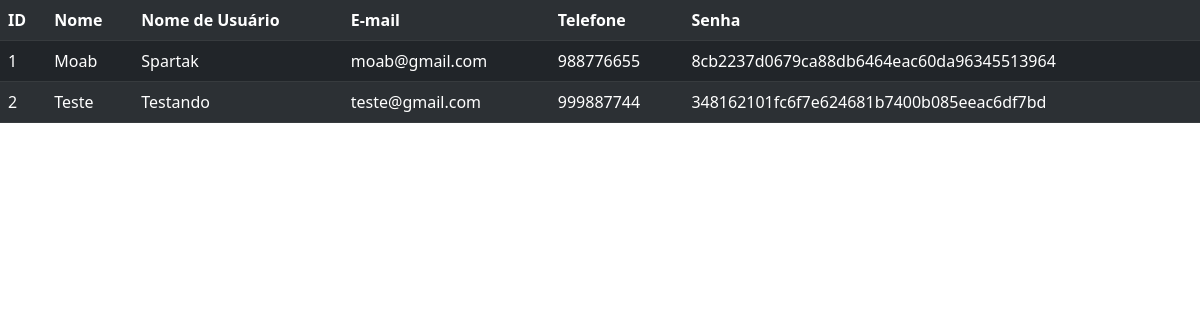
Page /usuario/listar (signed in) on the committed database.
### Usuarios.py (models this page shows)
class Usuario(db.Model):
    id = db.Column(db.Integer, primary_key=True)
    nome = db.Column(db.String(200), unique=False, nullable=False)
    username = db.Column(db.String(80), unique=True, nullable=False)
    email = db.Column(db.String(120), unique=True, nullable=True)
    telefone = db.Column(db.String(20), unique=False, nullable=True)
    senha = db.Column(db.String(80), unique=False, nullable=False)
    status = db.Column(db.Boolean, default=False)
    emprestimos = db.relationship('Emprestimo', backref='usuario', lazy=True)

### app.py (the view)
@app.route('/usuario/listar')
def listar_usuarios():
    if session.get('autenticado', False) == False:
        return (redirect(url_for('login')))
    usuarios = Usuario.query.order_by(Usuario.nome).all()
    return(render_template('usuarios.html', usuarios=usuarios))

### templates/usuarios.html
{% extends "base.html" %}
{% block conteudo %}
<table class="table table-dark table-striped">
    <tr>
        <th>ID</th>
        <th>Nome</th>
        <th>Nome de Usuário</th>
        <th>E-mail</th>
        <th>Telefone</th>
        <th>Senha</th>
    </tr>
    {% for usuario in usuarios %}
        <tr>
            <td>{{usuario.id}}</td>
            <td>{{usuario.nome}}</td>
            <td>{{usuario.username}}</td>
            <td>{{usuario.email}}</td>
            <td>{{usuario.telefone}}</td>
            <td>{{usuario.senha}}</td>
        </tr>
    {% endfor %}
</table>
{% endblock %}

### templates/base.html (style rules this page uses)
body { background-color: #ffffff; }

### rows in the picture
Usuario: id "1", nome "Moab", username "Spartak", email "moab@gmail.com", telefone "988776655", senha "8cb2237d0679ca88db6464eac60da96345513964"
Usuario: id "2", nome "Teste", username "Testando", email "teste@gmail.com", telefone "999887744", senha "348162101fc6f7e624681b7400b085eeac6df7bd"
